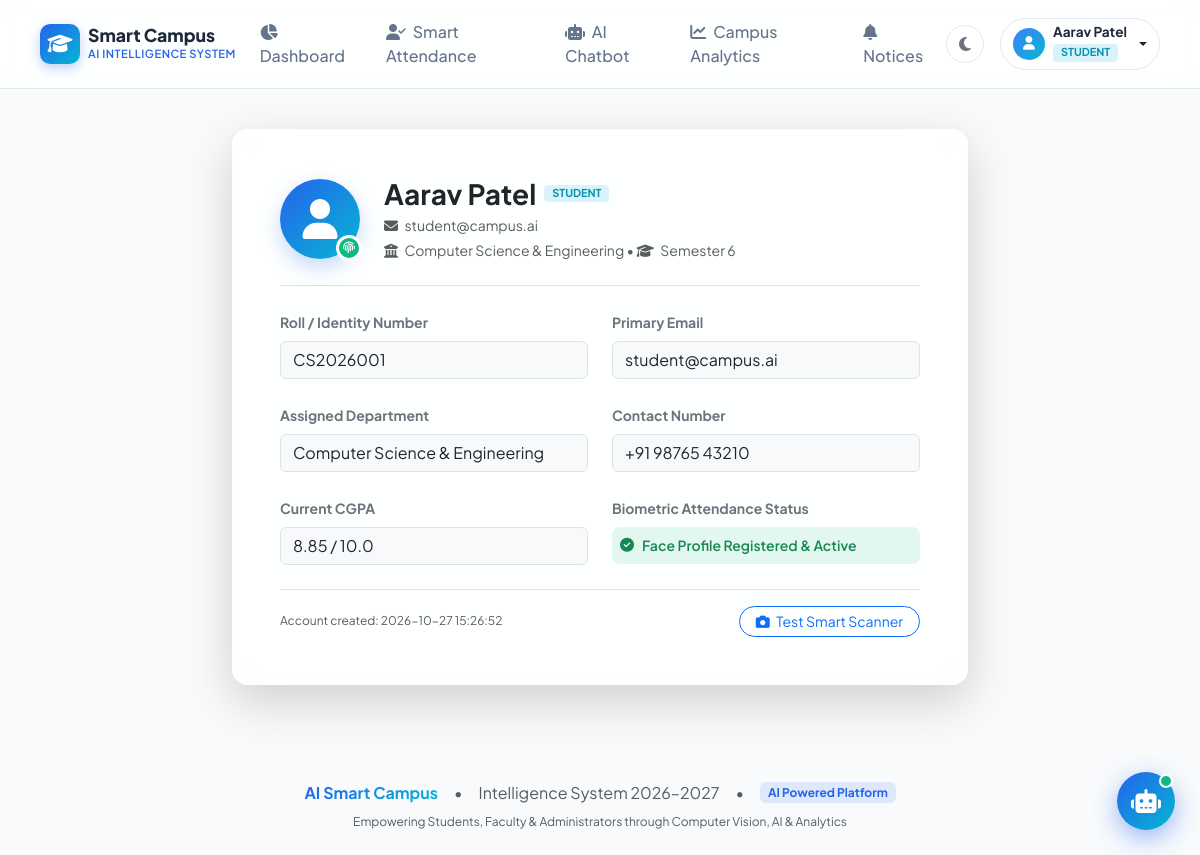
The app's page /profile (signed in) with its own data.
### tables this page shows
CREATE TABLE users (
    id INTEGER PRIMARY KEY AUTOINCREMENT,
    roll_number VARCHAR(50) UNIQUE,
    name VARCHAR(100) NOT NULL,
    email VARCHAR(120) UNIQUE NOT NULL,
    password_hash VARCHAR(255) NOT NULL,
    role VARCHAR(20) NOT NULL DEFAULT 'student', -- 'student', 'faculty', 'admin'
    department VARCHAR(100) DEFAULT 'Computer Science & Engineering',
    semester INTEGER DEFAULT 6,
    phone VARCHAR(20) DEFAULT '+91 98765 43210',
    face_image VARCHAR(255) DEFAULT 'default_avatar.png',
    cgpa REAL DEFAULT 8.75,
    created_at TIMESTAMP DEFAULT CURRENT_TIMESTAMP
);

### app.py (the view)
@app.route('/profile')
@login_required
def profile():
    user = get_current_user()
    return render_template('profile.html', user=user)

### app.py (called while the page is built)
def login_required(f):
    @wraps(f)
    def decorated_function(*args, **kwargs):
        if 'user_id' not in session:
            flash("Please sign in to access this page.", "warning")
            return redirect(url_for('login'))
        return f(*args, **kwargs)
    return decorated_function

def get_current_user():
    if 'user_id' not in session:
        return None
    conn = get_db_connection()
    user = conn.execute("SELECT * FROM users WHERE id = ?", (session['user_id'],)).fetchone()
    conn.close()
    return user

@app.context_processor
def inject_user():
    return dict(current_user=get_current_user(), now=datetime.now())

### database/db.py (called while the page is built)
def get_db_connection():
    conn = sqlite3.connect(DB_PATH)
    conn.row_factory = sqlite3.Row
    return conn

### templates/profile.html (shortened to what this page needs)
{% extends 'base.html' %}
{% block content %}
<div class="container py-4">
    <div class="row justify-content-center">
        <div class="col-lg-8">
            <div class="card card-glass border-0 shadow-lg p-4 p-md-5">
                <div class="d-flex flex-column flex-sm-row align-items-center gap-4 pb-4 border-bottom">
                    <div class="user-avatar-lg position-relative">
                        <i class="fa-solid fa-user text-white fs-1"></i>
                        <span class="biometric-badge-verified" title="Biometric Face Enrolled">
                            <i class="fa-solid fa-fingerprint"></i>
                        </span>
                    </div>
                    <div class="text-center text-sm-start">
                        <div class="d-flex flex-wrap align-items-center justify-content-center justify-content-sm-start gap-2 mb-1">
                            <h3 class="fw-bold text-dark mb-0">{{ user.name }}</h3>
                            <span class="badge badge-role-{{ user.role }}">{{ user.role|upper }}</span>
                        </div>
                        <p class="text-muted small mb-1">
                            <i class="fa-solid fa-envelope me-1"></i> {{ user.email }}
                        </p>
                        <p class="text-muted small mb-0">
                            <i class="fa-solid fa-building-columns me-1"></i> {{ user.department }}
                            {% if user.role == 'student' %}
                            • <i class="fa-solid fa-graduation-cap me-1"></i> Semester {{ user.semester }}
                            {% endif %}
                        </p>
                    </div>
                </div>
                <div class="row g-4 pt-4">
                    <div class="col-md-6">
                        <label class="form-label text-secondary small fw-bold">Roll / Identity Number</label>
                        <input type="text" class="form-control bg-light" value="{{ user.roll_number or 'STAFF-AUTH' }}" readonly>
                    </div>
                    <div class="col-md-6">
                        <label class="form-label text-secondary small fw-bold">Primary Email</label>
                        <input type="text" class="form-control bg-light" value="{{ user.email }}" readonly>
                    </div>
                    <div class="col-md-6">
                        <label class="form-label text-secondary small fw-bold">Assigned Department</label>
                        <input type="text" class="form-control bg-light" value="{{ user.department }}" readonly>
                    </div>
                    <div class="col-md-6">
                        <label class="form-label text-secondary small fw-bold">Contact Number</label>
                        <input type="text" class="form-control bg-light" value="{{ user.phone }}" readonly>
                    </div>
                    {% if user.role == 'student' %}
                    <div class="col-md-6">
                        <label class="form-label text-secondary small fw-bold">Current CGPA</label>
                        <input type="text" class="form-control bg-light" value="{{ user.cgpa or '8.85' }} / 10.0" readonly>
                    </div>
                    {% endif %}
                    <div class="col-md-6">
                        <label class="form-label text-secondary small fw-bold">Biometric Attendance Status</label>
                        <div class="d-flex align-items-center gap-2 p-2 rounded-3 bg-soft-success text-success fw-semibold small">
                            <i class="fa-solid fa-circle-check"></i>
                            <span>Face Profile Registered & Active</span>
                        </div>
                    </div>
                </div>
                <div class="mt-4 pt-3 border-top d-flex justify-content-between align-items-center">
                    <span class="text-muted font-xs">Account created: {{ user.created_at }}</span>
                    <a href="{{ url_for('attendance') }}" class="btn btn-outline-primary btn-sm rounded-pill px-3">
                        <i class="fa-solid fa-camera me-1"></i> Test Smart Scanner
                    </a>
                </div>
            </div>
        </div>
    </div>
</div>
{% endblock %}

### templates/base.html (shortened to what this page needs)
<!DOCTYPE html>
<html lang="en">
<head>
    <link rel="stylesheet" href="https://cdnjs.cloudflare.com/ajax/libs/font-awesome/6.5.1/css/all.min.css">
    <link href="https://cdn.jsdelivr.net/npm/bootstrap@5.3.3/dist/css/bootstrap.min.css" rel="stylesheet">
    <link rel="stylesheet" href="{{ url_for('static', filename='css/style.css') }}">
</head>
<body class="theme-light">
    <nav class="navbar navbar-expand-lg navbar-glass sticky-top">
        <div class="container-fluid px-lg-4">
            <a class="navbar-brand d-flex align-items-center gap-2" href="{{ url_for('dashboard') if session.get('user_id') else url_for('login') }}">
                <div class="brand-logo-icon">
                    <i class="fa-solid fa-graduation-cap"></i>
                </div>
                <div class="d-flex flex-column">
                    <span class="brand-title">Smart Campus</span>
                    <span class="brand-subtitle">AI Intelligence System</span>
                </div>
            </a>
            {% if session.get('user_id') %}
            <div class="collapse navbar-collapse" id="navbarContent">
                <ul class="navbar-nav mx-auto mb-2 mb-lg-0 gap-lg-2">
                    <li class="nav-item">
                        <a class="nav-link {% if request.endpoint == 'dashboard' %}active{% endif %}" href="{{ url_for('dashboard') }}">
                            <i class="fa-solid fa-chart-pie me-1"></i> Dashboard
                        </a>
                    </li>
                    <li class="nav-item">
                        <a class="nav-link {% if request.endpoint == 'attendance' %}active{% endif %}" href="{{ url_for('attendance') }}">
                            <i class="fa-solid fa-user-check me-1"></i> Smart Attendance
                        </a>
                    </li>
                    <li class="nav-item">
                        <a class="nav-link {% if request.endpoint == 'chatbot' %}active{% endif %}" href="{{ url_for('chatbot') }}">
                            <i class="fa-solid fa-robot me-1"></i> AI Chatbot
                        </a>
                    </li>
                    <li class="nav-item">
                        <a class="nav-link {% if request.endpoint == 'analytics' %}active{% endif %}" href="{{ url_for('analytics') }}">
                            <i class="fa-solid fa-chart-line me-1"></i> Campus Analytics
                        </a>
                    </li>
                    <li class="nav-item">
                        <a class="nav-link {% if request.endpoint == 'notifications' %}active{% endif %}" href="{{ url_for('notifications') }}">
                            <i class="fa-solid fa-bell me-1"></i> Notices
                        </a>
                    </li>
                </ul>
                <div class="d-flex align-items-center gap-3">
                    <button class="btn btn-icon-round" id="themeToggleBtn" title="Toggle Dark/Light Mode">
                        <i class="fa-solid fa-moon" id="themeIcon"></i>
                    </button>
                    <div class="dropdown">
                        <button class="btn user-profile-btn dropdown-toggle d-flex align-items-center gap-2" type="button" data-bs-toggle="dropdown">
                            <div class="user-avatar-sm">
                                <i class="fa-solid fa-user"></i>
                            </div>
                            <div class="text-start d-none d-md-block">
                                <div class="user-name-label">{{ session.get('name', 'User') }}</div>
                                <span class="badge badge-role-{{ session.get('role', 'student') }}">{{ session.get('role', 'student')|upper }}</span>
                            </div>
                        </button>
                    </div>
                </div>
            </div>
            {% else %}
            <div class="ms-auto d-flex gap-2">
                <a href="{{ url_for('login') }}" class="btn btn-outline-primary btn-sm px-3">Sign In</a>
                <a href="{{ url_for('register') }}" class="btn btn-primary btn-sm px-3">Register</a>
            </div>
            {% endif %}
        </div>
    </nav>
    <main class="main-content">
        {% block content %}{% endblock %}
    </main>
    {% if session.get('user_id') and request.endpoint != 'chatbot' %}
    <div class="floating-chatbot-container">
        <button class="floating-chat-trigger" id="floatingChatTrigger" title="Open AI Smart Assistant">
            <i class="fa-solid fa-robot fa-bounce"></i>
            <span class="chat-badge-pulse"></span>
        </button>
    </div>
    {% endif %}
    <footer class="footer-modern py-4 mt-5">
        <div class="container text-center">
            <div class="d-flex flex-wrap justify-content-center align-items-center gap-3 mb-2">
                <span class="fw-bold text-gradient">AI Smart Campus</span>
                <span class="text-muted">•</span>
                <span class="text-muted">Intelligence System 2026–2027</span>
                <span class="text-muted">•</span>
                <span class="badge bg-soft-primary">AI Powered Platform</span>
            </div>
            <p class="text-muted font-xs mb-0">Empowering Students, Faculty & Administrators through Computer Vision, AI & Analytics</p>
        </div>
    </footer>
</body>
</html>

### static/css/style.css (style rules this page uses)
:root { --primary: #2563eb; --primary-hover: #1d4ed8; --primary-light: #eff6ff; --secondary: #64748b; --accent: #06b6d4; --success: #10b981; --warning: #f59e0b; --danger: #ef4444; --dark: #0f172a; --bg-body: #f8fafc; --bg-surface: #ffffff; --bg-surface-glass: rgba(255, 255, 255, 0.85); --border-color: #e2e8f0; --text-primary: #1e293b; --text-secondary: #64748b; --shadow-soft: 0 10px 25px -5px rgba(0, 0, 0, 0.05), 0 8px 10px -6px rgba(0, 0, 0, 0.02); --shadow-lg: 0 20px 25px -5px rgba(0, 0, 0, 0.08), 0 8px 10px -6px rgba(0, 0, 0, 0.03); }
body { font-family: 'Plus Jakarta Sans', system-ui, -apple-system, sans-serif; background-color: var(--bg-body); color: var(--text-primary); min-height: 100vh; display: flex; flex-direction: column; transition: background-color 0.3s ease, color 0.3s ease; }
.main-content { flex: 1 0 auto; }
.text-gradient { background: linear-gradient(135deg, #2563eb 0%, #06b6d4 100%); -webkit-background-clip: text; -webkit-text-fill-color: transparent; }
.font-xs { font-size: 0.75rem; }
.navbar-glass { background: var(--bg-surface-glass); backdrop-filter: blur(12px); -webkit-backdrop-filter: blur(12px); border-bottom: 1px solid var(--border-color); padding: 0.75rem 1rem; transition: all 0.3s ease; }
.brand-logo-icon { width: 40px; height: 40px; border-radius: 10px; background: linear-gradient(135deg, var(--primary), var(--accent)); color: #ffffff; display: flex; align-items: center; justify-content: center; font-size: 1.25rem; box-shadow: 0 4px 12px rgba(37, 99, 235, 0.3); }
.brand-title { font-weight: 800; font-size: 1.1rem; color: var(--text-primary); line-height: 1.1; }
.brand-subtitle { font-size: 0.7rem; color: var(--primary); font-weight: 600; letter-spacing: 0.5px; text-transform: uppercase; }
.navbar-nav .nav-link { font-weight: 500; color: var(--text-secondary); padding: 0.5rem 0.85rem; border-radius: 8px; transition: all 0.2s ease; }
.btn-icon-round { width: 38px; height: 38px; border-radius: 50%; display: inline-flex; align-items: center; justify-content: center; border: 1px solid var(--border-color); background: var(--bg-surface); color: var(--text-secondary); transition: all 0.2s ease; }
.user-profile-btn { border: 1px solid var(--border-color); background: var(--bg-surface); padding: 0.35rem 0.75rem; border-radius: 30px; }
.user-avatar-sm { width: 32px; height: 32px; border-radius: 50%; background: linear-gradient(135deg, #3b82f6, #06b6d4); color: #ffffff; display: flex; align-items: center; justify-content: center; font-size: 0.85rem; }
.user-avatar-lg { width: 80px; height: 80px; border-radius: 50%; background: linear-gradient(135deg, var(--primary), var(--accent)); display: flex; align-items: center; justify-content: center; box-shadow: 0 8px 20px rgba(37, 99, 235, 0.25); }
.user-name-label { font-size: 0.85rem; font-weight: 700; line-height: 1.1; color: var(--text-primary); }
.badge-role-student { background: rgba(6, 182, 212, 0.15); color: #0891b2; font-size: 0.68rem; font-weight: 700; padding: 0.2rem 0.5rem; border-radius: 4px; }
.bg-soft-primary { background-color: rgba(37, 99, 235, 0.12); color: #2563eb; }
.bg-soft-success { background-color: rgba(16, 185, 129, 0.12); color: #059669; }
.card-glass { background: var(--bg-surface-glass); backdrop-filter: blur(16px); -webkit-backdrop-filter: blur(16px); border: 1px solid var(--border-color); border-radius: 16px; box-shadow: var(--shadow-soft); transition: transform 0.2s ease, box-shadow 0.2s ease; }
.floating-chatbot-container { position: fixed; bottom: 25px; right: 25px; z-index: 1050; }
.floating-chat-trigger { width: 58px; height: 58px; border-radius: 50%; background: linear-gradient(135deg, #2563eb, #06b6d4); color: #ffffff; border: none; box-shadow: 0 8px 24px rgba(37, 99, 235, 0.45); display: flex; align-items: center; justify-content: center; font-size: 1.5rem; cursor: pointer; position: relative; transition: transform 0.2s ease; }
.chat-badge-pulse { position: absolute; top: 2px; right: 2px; width: 14px; height: 14px; background: #10b981; border: 2px solid #ffffff; border-radius: 50%; }
.biometric-badge-verified { position: absolute; bottom: -2px; right: -2px; background: #10b981; color: #ffffff; width: 26px; height: 26px; border-radius: 50%; border: 3px solid var(--bg-surface); display: flex; align-items: center; justify-content: center; font-size: 0.75rem; }

### records on screen
users: get "Aarav Patel", get "STUDENT", name "Aarav Patel", role "STUDENT", email "student@campus.ai", department "Computer Science & Engineering", semester "6", roll_number "CS2026001", phone "+91 98765 43210", cgpa "8.85 / 10.0", created_at "2026-10-27 15:26:52"
